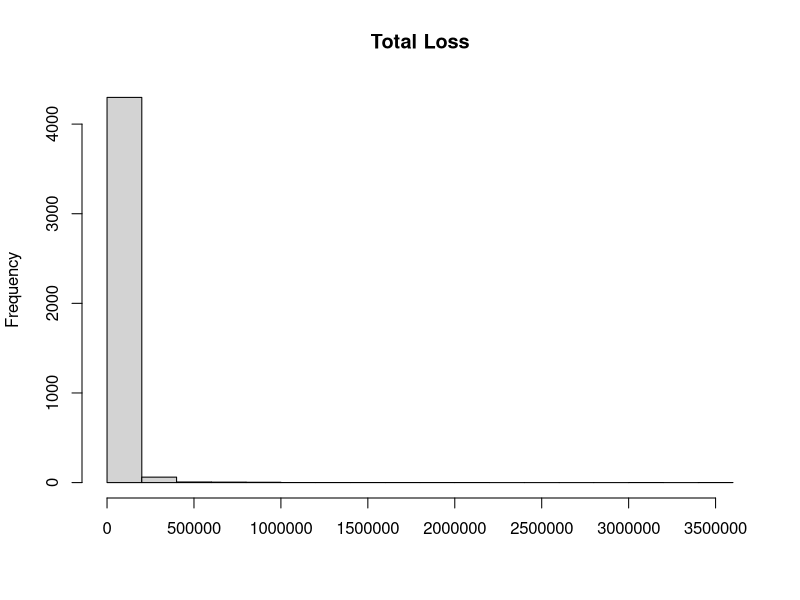
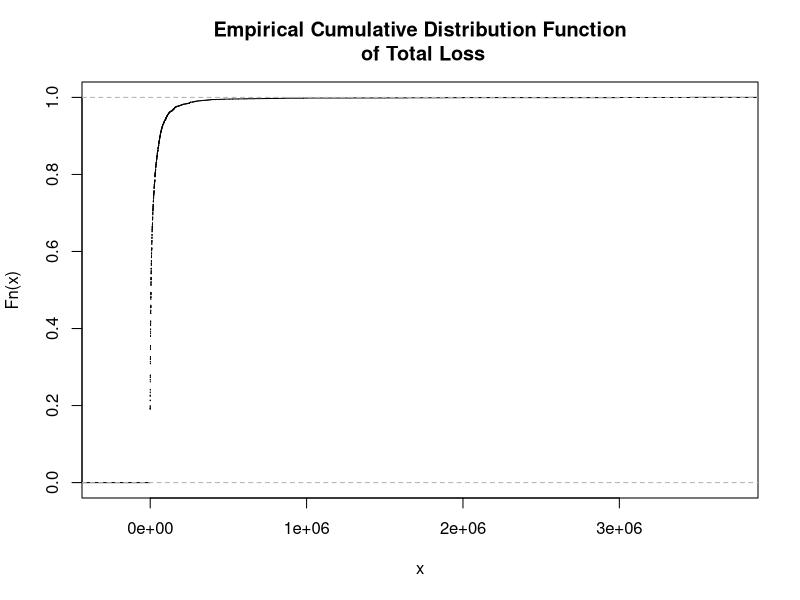
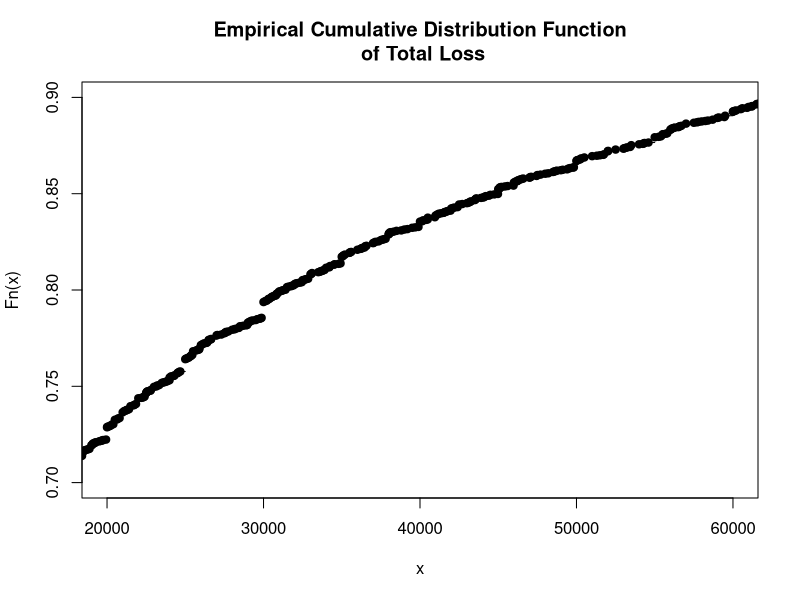
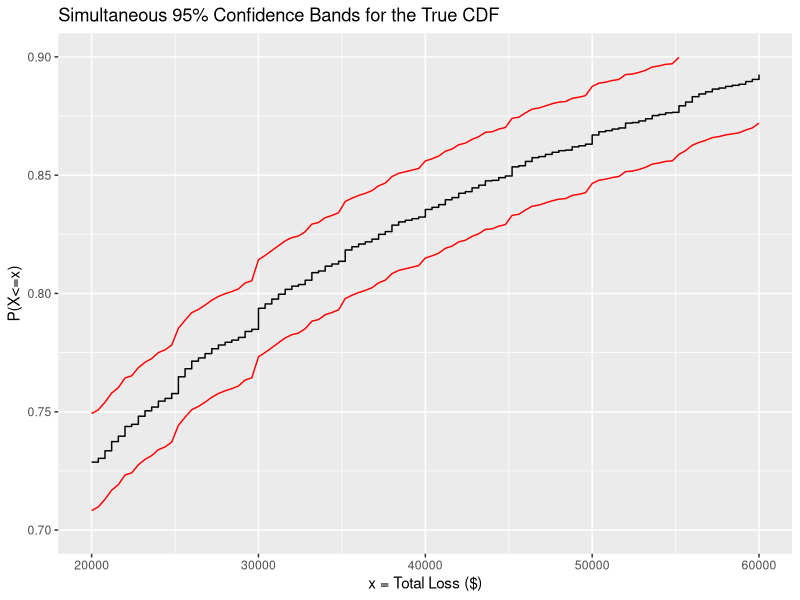

Here is the R script that generated these plots, in order:
## ---- chunk 1
knitr::opts_chunk$set(echo = TRUE, warning = FALSE, message = FALSE)
## ---- chunk 2
library(ggplot2)
# library(ggfortify)
# library(VGAM)
library(dplyr)
library(scales)
#library(boot)
#library(fitdistrplus)
#library(moments)
#library(stringr)
# library(sqldf)
## ---- chunk 3
prop_loss = read.csv("PropLoss.csv")
total_loss = prop_loss$Total.Loss
rm(prop_loss)
summary(total_loss)
## ---- chunk 4
hist(total_loss, main = "Total Loss", xlab = "")
## ---- chunk 5
num_claims = length(total_loss)
num_zero_claims = length(total_loss[total_loss == 0])
proportion_zero_claims =  num_zero_claims/num_claims
## ---- chunk 6
mean_claim = mean(total_loss)
sqrt(num_claims*(num_claims - 1))/(num_claims-2)*(1/num_claims*sum((total_loss - mean_claim)^3))/(1/num_claims*sum((total_loss - mean_claim)^2))^(3/2)
## ---- chunk 7
((num_claims + 1) * (num_claims) * (num_claims - 1)) /
((num_claims - 2) * (num_claims - 3)) *
sum((total_loss - mean_claim)^4) /
(sum((total_loss - mean_claim)^2))^2 - 3 *
((num_claims - 1)^2) /
((num_claims - 2) * (num_claims - 3))
## ---- chunk 8
total_loss_ecdf = ecdf(total_loss)
plot(total_loss_ecdf, main = "Empirical Cumulative Distribution Function\n of Total Loss")
## ---- chunk 9
plot(total_loss_ecdf, main = "Empirical Cumulative Distribution Function\n of Total Loss", xlim = c(2e4,6e4), ylim = c(0.7, 0.9))
## ---- chunk 10
# This finds the 80th percentile of our sample data.
q80 = quantile(total_loss_ecdf, 0.8)
## ---- chunk 11
alpha = 0.05
epsilon = sqrt(log(2/alpha)/(2*num_claims))
## ---- chunk 12
# This gets the Dvoretzky–Kiefer–Wolfowitz lower bound.
DKW_lb = function(x){
    total_loss_ecdf(x) - epsilon
}

# This gets the Dvoretzky–Kiefer–Wolfowitz upper bound.
DKW_ub = function(x){
    total_loss_ecdf(x) + epsilon
}

# Make a graph.
ggplot() +
    xlim(2e4,6e4) + 
    ylim(0.7,0.9) +
    geom_function(
        fun = DKW_lb, 
        col = 'red'
    ) +
    geom_function(
        fun = DKW_ub, 
        col = 'red'
    ) +
    stat_function(
        fun = total_loss_ecdf,
        col = "black",
        geom = "step"
    ) +
    labs(title = "Simultaneous 95% Confidence Bands for the True CDF",
         x = "x = Total Loss ($)",
         y = "P(X<=x)")

